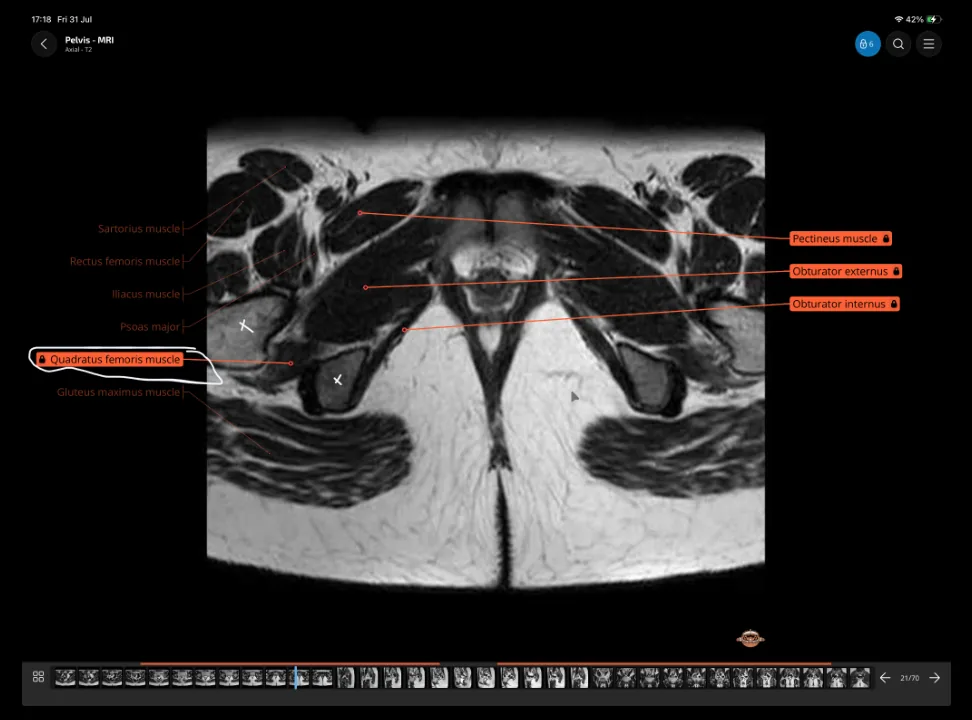
#> input picture ANATOMY CLAUDE/frcr-anatomy/source-material/withheld/msk-p0079.webp, 972 x 720 px
$ python -i image_forensics.py   (imports and definitions only)
#> lines starting #> are read from the running program, lines starting #| are printed output that depends on the picture; after the words box and inside, x2 and y2 are one past the last pixel; in counts of white or black regions, pixels touching at a corner belong together
"""Per-image forensics for the copyright audit.

For every question image, independent of any metadata claim:
  * sha256              — exact duplicates (same file reused by several Qs)
  * perceptual hash     — near duplicates (cropped / re-encoded variants)
  * burned-in text      — clusters of small high-contrast glyph components,
                          which is what printed case labels, figure numbers
                          and question boxes look like on a scanned page
  * colour fraction     — greyscale radiology has none; a screenshot of an
                          application or a printed colour figure does
  * page-white fraction — a scanned book page keeps paper-white margins that
                          a bare radiograph does not
Nothing here is conclusive on its own; it is evidence to classify against.
"""
import hashlib, json, os, sys
import numpy as np
from PIL import Image

def sha256(p):
    h=hashlib.sha256()
    with open(p,'rb') as f:
        for b in iter(lambda: f.read(1<<20), b''): h.update(b)
    return h.hexdigest()

def phash(im):
    g=im.convert('L').resize((32,32), Image.LANCZOS)
    a=np.asarray(g, dtype=np.float32)
    d=np.fft.fft2(a); d=np.abs(d[:8,:8]); d[0,0]=0
    return ''.join('1' if v>np.median(d) else '0' for v in d.flatten())

def glyph_bands(a):
    """Rows whose bright-pixel runs look like printed characters."""
    H,W=a.shape
    bright=(a>200)|(a<45)
    counts=bright.sum(axis=1).astype(np.float32)
    # a text row has moderate ink; anatomy rows have far more, blank far less
    txt=((counts> W*0.008)&(counts< W*0.22))
    bands=[];run=0
    for i,v in enumerate(txt):
        if v: run+=1
        else:
            if 4<=run<=int(H*0.06): bands.append((i-run,i))
            run=0
    return bands

def analyse(p):
    im=Image.open(p)
#> im is the input picture: PIL image 972x720 RGB; mean R, G, B 44.3, 42.4, 41.9
    rgb=im.convert('RGB'); rgb.thumbnail((700,700))
    arr=np.asarray(rgb, dtype=np.int16)
    colour=float(((arr.max(axis=2)-arr.min(axis=2))>40).mean())
#> colour = 0.0212
    g=np.asarray(rgb.convert('L'), dtype=np.uint8)
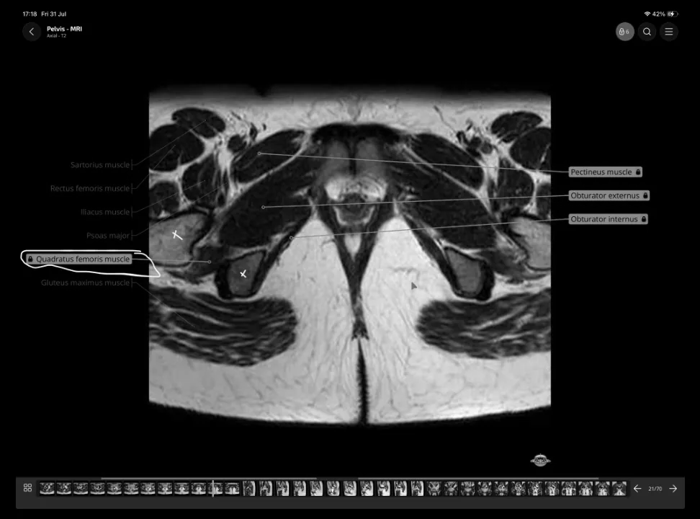
#> g: shape (519, 700); min 0, max 255, mean 43
    return {
        'sha256': sha256(p), 'phash': phash(im),
        'w': im.size[0], 'h': im.size[1], 'mode': im.mode,
        'colourFrac': round(colour,5),
        'pageWhiteFrac': round(float((g>235).mean()),4),
        'nearBlackFrac': round(float((g<20).mean()),4),
        'textBands': len(glyph_bands(g)),
    }
#> in phash, `g=im.convert('L').resize((32,32), Image.LANCZOS)`:
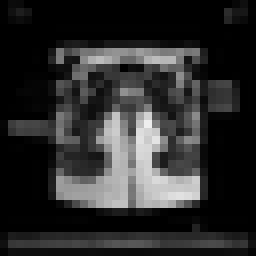
#> g: PIL image 32x32 L (shown 8 times larger); min 0, max 238, mean 43.5
#> in glyph_bands, `H,W=a.shape`: H = 519; W = 700
#> in glyph_bands, `bright=(a>200)|(a<45)`:
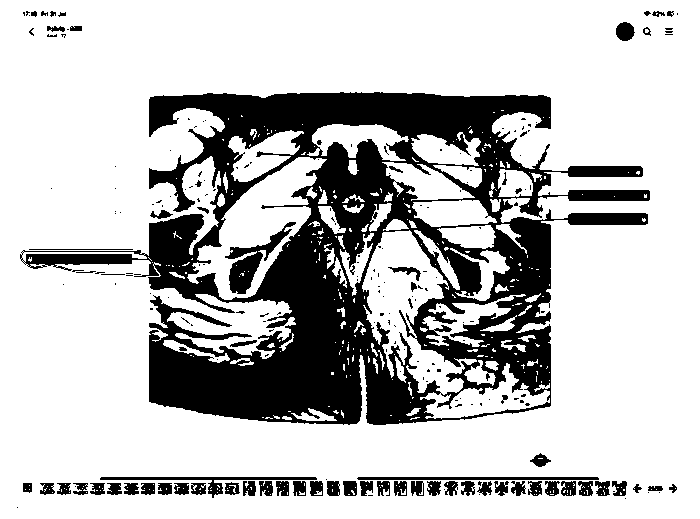
#> bright: shape (519, 700) bool; 75.4% white; 218 black regions (146 under 20 px), largest, box (x1, y1, x2, y2) and area: (20, 92, 650, 425) 78720, (225, 222, 296, 294) 1420, (100, 477, 317, 498) 807
#> in glyph_bands, `counts=bright.sum(axis=1).astype(np.float32)`: counts = 519 values, max 700 at index 0, min 241 at index 478, mean 528.1
#> after the loop in glyph_bands, `for i,v in enumerate(txt):`: bands = []

# [1 line not run here, left out]
# [1 line that did not run here, left out]
out={}
ck='qa/copyright/image-forensics.json'
# [10 lines not run here, left out]

>>> result = analyse('../../source-material/withheld/msk-p0079.webp')
#> result = 9 items
